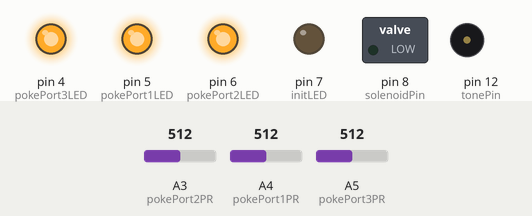
Bench run of a sketch on a simulated Arduino Uno, built with avr-gcc and run on an emulated ATmega328P. Parts: switched loads named in the sketch (green lamp = pin HIGH), output pins drawn as LEDs (lit = HIGH), buzzer (waves = sounding). The test bench sets the inputs (shaded band); at power-on: A3 (pokePort2PR) = 512, A4 (pokePort1PR) = 512, A5 (pokePort3PR) = 512. What the sketch prints to the serial monitor is not drawn.

Above: at 0.05 s.
Timing chart, 0 to 3.0 s (numbered marks = the images above):
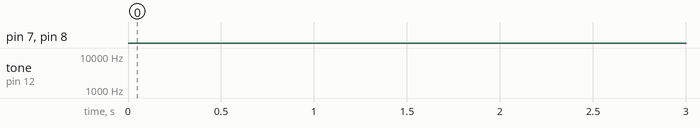

Measured:
- by itself, pin 7 (initLED): LOW → HIGH at 5.1 s, → LOW 0.20 s later, → HIGH 0.76 s later, → LOW 0.20 s later, … (262 changes in this stretch)
- by itself, pin 8 (solenoidPin): LOW → HIGH at 5.3 s, → LOW 0.25 s later, → HIGH 0.71 s later, → LOW 0.25 s later, … (261 changes in this stretch)
- by itself, tone on pin 12 (tonePin): silent → 5000 Hz at 5.1 s, → silent 0.20 s later, → 5000 Hz 0.76 s later, → silent 0.20 s later, … (262 changes in this stretch)

The sketch:

CogFlex2.ino
```cpp
/*
  For stage 3 of reversal learning task training (shaping 2)
  All lights are on. Center port poke initiates trial. For 5 s after trial initiation, left or right port pokes get a reward.
  To change rewarded side:
  COMMENT or UNCOMMENT reward() call from "if (pokePort1_poke==1)" or "if (pokePort3_poke==1)" for loop in readPokes() !

  Written 22-04-18 by Sedona Ewbank
  Updated 22-07-22
  Updated 22-07-29 both ports get reward
  Updated 23-01-15 to have initiation light and to match shaping 1 file except for responseTime=5
  Updated 23-03-05 to have audio cue for initiation
*/

int count = 0;
int rewardCount = 0;
int rightRewarded = 0;

//Only using 3 ports - from rat's view, Left is Port 1, Center is 2, and Right is 3...
//Analog pins for poke hole photoresistors
int pokePort1PR=A4; //left - prints first
int pokePort2PR=A3; // middle - prints second
int pokePort3PR=A5; // right - prints third


//LED lights for poke holes
int pokePort1LED=5;
int pokePort2LED=6;
int pokePort3LED=4;
int initLED=7;

// Tone settings
int tonePin = 12;
int toneFreq = 5000;

//Initializing variable for photoresistor readings
int pokePort1PR_val = 100;
int pokePort2PR_val = 100;
int pokePort3PR_val = 100;

//True or false - animal currently poking hole
int pokePort1_poke = 0;
int pokePort2_poke = 0;
int pokePort3_poke = 0;

//Initializing for poke scaling
long pokePort1_scale = 100;
long pokePort2_scale = 100;
long pokePort3_scale = 100;

//other variables
int threshold = 85; //poke photoresistor threshold
int nPokesTotal = 0;
int nRewards = 0;
int nErrors = 0;
int trialInitiated = 0;
int responseTime = 60; //seconds
int pokeSampleRate=100; //milliseconds between timepoints for sensing nose pokes
unsigned long currentMillis = 0;
unsigned long previousMillis = 0;
unsigned long previousUpdateMillis = 0;
unsigned long lastInitiated = 0;
unsigned long lastChoice = 0;

//Solenoid pin and reward time
int solenoidPin = 8;
int rewardTime = 250;

void setup() {
  Serial.begin(9600);
  pinMode(pokePort1PR, INPUT);
  pinMode(pokePort2PR, INPUT);
  pinMode(pokePort3PR, INPUT);
  pinMode(pokePort1LED, OUTPUT);
  pinMode(pokePort2LED, OUTPUT);
  pinMode(pokePort3LED, OUTPUT);
  pinMode(tonePin, OUTPUT); // ADDED 3/5/23
  pinMode(initLED, OUTPUT); //ADDED 1/13/23
  pinMode(solenoidPin,OUTPUT);
  //digitalWrite(solenoidPin,LOW);
  digitalWrite(pokePort1LED, HIGH);
  digitalWrite(pokePort2LED, HIGH);
  digitalWrite(pokePort3LED, HIGH);
  digitalWrite(initLED,LOW); //ADDED 1/13/23


}

void loop() {
  currentMillis = millis();
  readPokes();
}


void readPokes() {
  pokePort1PR_val = abs(analogRead(pokePort1PR));
  pokePort2PR_val = abs(analogRead(pokePort2PR));
  pokePort3PR_val = abs(analogRead(pokePort3PR));
  if ((100*pokePort1PR_val/pokePort1_scale < 80) & (100*pokePort1PR_val/pokePort1_scale < (10+100*pokePort3PR_val/pokePort3_scale)) & (100*pokePort1PR_val/pokePort1_scale < (10+100*pokePort2PR_val/pokePort2_scale))){
    pokePort1_poke=1;
  } else {
    pokePort1_poke=0;
  }
  if ((100*pokePort2PR_val/pokePort2_scale < 80) & (100*pokePort2PR_val/pokePort2_scale < (10+100*pokePort1PR_val/pokePort1_scale)) & (100*pokePort2PR_val/pokePort2_scale < (10+100*pokePort3PR_val/pokePort3_scale))){
    pokePort2_poke=1;
  } else {
    pokePort2_poke=0;
  }
  if ((100*pokePort3PR_val/pokePort3_scale < 80) & (100*pokePort3PR_val/pokePort3_scale < (10+100*pokePort1PR_val/pokePort1_scale)) & (100*pokePort3PR_val/pokePort3_scale < (10+100*pokePort2PR_val/pokePort2_scale))){
    pokePort3_poke=1;
  } else {
    pokePort3_poke=0;
  }
  if (currentMillis - previousUpdateMillis >= pokeSampleRate) {
    Serial.print(currentMillis);
    Serial.print(",");
//    Serial.print(100*pokePort1PR_val/pokePort1_scale);
//    Serial.print(",");
//    Serial.print(100*pokePort2PR_val/pokePort2_scale);
//    Serial.print(",");
//    Serial.print(100*pokePort3PR_val/pokePort3_scale);
//    Serial.print(",");
    Serial.print(pokePort1_poke);
    Serial.print(",");
    Serial.print(pokePort2_poke);
    Serial.print(",");
    Serial.print(pokePort3_poke);
    Serial.print(",");
    Serial.print(nRewards);
    Serial.print(",");
    Serial.println(nErrors);
    previousUpdateMillis = millis();
    if (count<5){
      count=count+1;
    } else if (count<6){
      count=count+1;
      pokePort1_scale=pokePort1PR_val;
      pokePort2_scale=pokePort2PR_val;
      pokePort3_scale=pokePort3PR_val;
    } else if (count<30){
      count=count+1;
      pokePort1_scale=pokePort1PR_val+pokePort1_scale;
      pokePort2_scale=pokePort2PR_val+pokePort2_scale;
      pokePort3_scale=pokePort3PR_val+pokePort3_scale;
    } else if (count<31){
      count=50;
      pokePort1_scale=pokePort1_scale/25;
      pokePort2_scale=pokePort2_scale/25;
      pokePort3_scale=pokePort3_scale/25;
    }
    if (previousUpdateMillis*.001-lastInitiated*.001>responseTime){
      trialInitiated=0;
      digitalWrite(initLED,LOW); //ADDED 1/13/23
      digitalWrite(pokePort2LED, HIGH); //ADDED 1/13/23
      noTone(tonePin);
    }
    if (pokePort1_poke==1){
      reward();
    }
    if (pokePort2_poke==1){
      rewardCount=0;
      initiation();
    }
    if (pokePort3_poke==1){
      //reward();
    }
  }
}

void initiation() {
  currentMillis=millis();
  if (currentMillis<5000){
    //do nothing
  } else if ((trialInitiated==0) & (currentMillis - lastChoice > 500)){ //EDITED 1/13/23
    trialInitiated=1;
    digitalWrite(initLED,HIGH); //ADDED 1/13/23
    tone(tonePin, toneFreq);
    //digitalWrite(pokePort2LED, LOW); //ADDED 1/13/23
    lastInitiated=millis();
  }
}

void error() {
  currentMillis=millis();
  if (currentMillis<5000){
    //do nothing
  } else if ((trialInitiated==1) & (currentMillis - lastInitiated > 200)){
      noTone(tonePin);
      digitalWrite(initLED,LOW); //ADDED 1/13/23
      digitalWrite(pokePort2LED, HIGH); //ADDED 1/13/23
      nErrors = nErrors+1;
      trialInitiated=0;
      lastChoice=millis(); //ADDED 1/13/23
  }
}

void reward() {
  currentMillis=millis();
  if (currentMillis<5000){
    //do nothing
  } else if ((rewardCount==0) && (trialInitiated==1) && (currentMillis - lastInitiated > 200)){
      currentMillis=millis();
      noTone(tonePin);
      digitalWrite(initLED,LOW); //ADDED 1/13/23
      digitalWrite(pokePort2LED, HIGH); //ADDED 1/13/23
      digitalWrite(solenoidPin,HIGH);
      delay(rewardTime);
      digitalWrite(solenoidPin,LOW);
      nRewards = nRewards + 1;
      rewardCount=1;
      trialInitiated=0;
      lastChoice=millis(); //ADDED 1/13/23

  }
}
```
